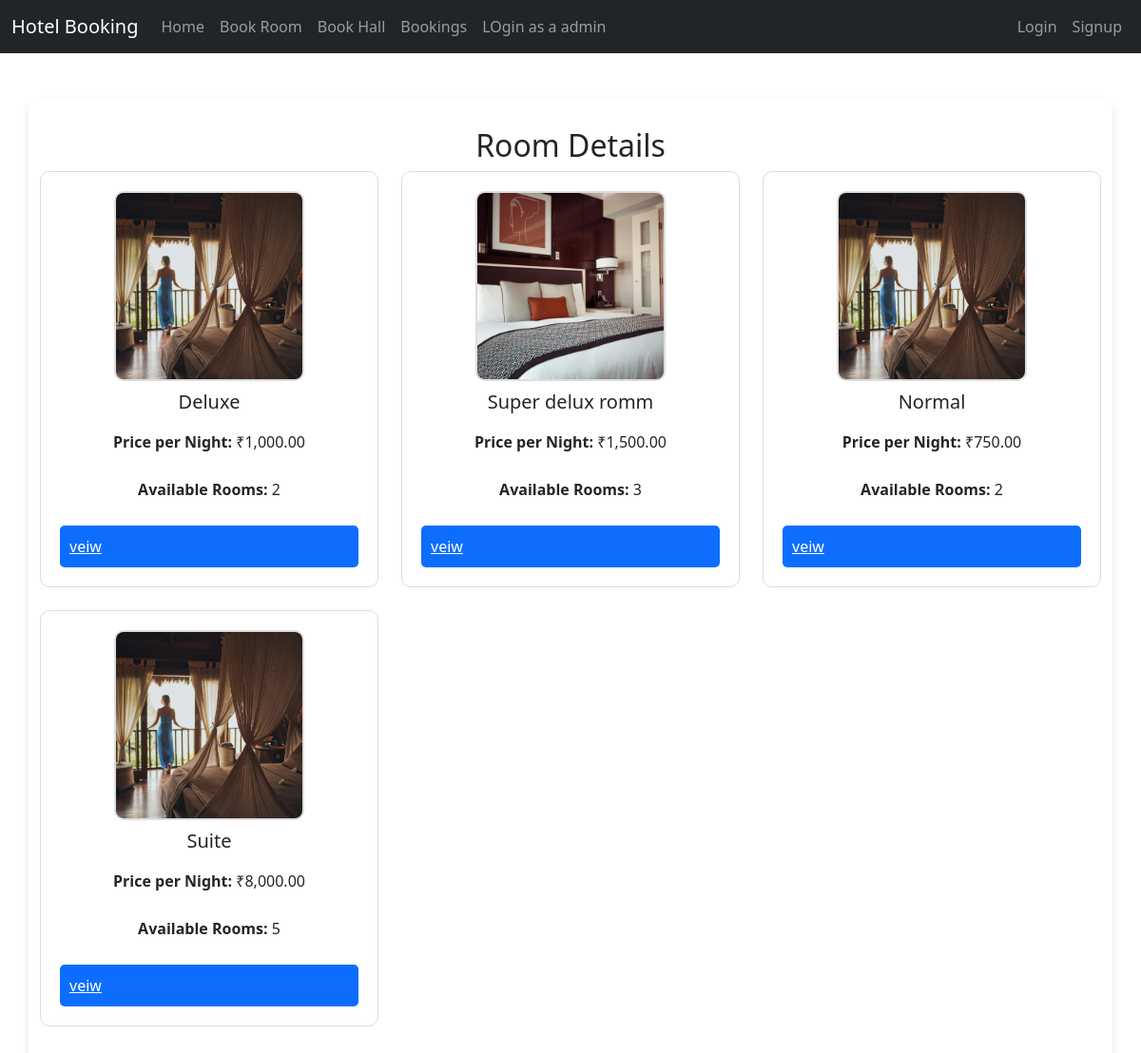
The page /rooms.php on the database its author committed.
### tables this page shows
CREATE TABLE `rooms` (
  `id` int(11) NOT NULL,
  `room_type` varchar(255) NOT NULL,
  `total_rooms` int(11) NOT NULL,
  `booked_rooms` int(11) DEFAULT 0,
  `image` varchar(255) DEFAULT NULL,
  `price_per_night` decimal(10,2) NOT NULL DEFAULT 0.00,
  `services` text DEFAULT NULL
);

### rooms.php (the view, shortened to what this page needs)
<?php
require_once 'db.php';
$stmt = $pdo->query("SELECT * FROM rooms");
$rooms = $stmt->fetchAll(PDO::FETCH_ASSOC);
?>
<!DOCTYPE html>
<html lang="en">
<head>
    <link href="https://cdn.jsdelivr.net/npm/bootstrap@5.3.0-alpha1/dist/css/bootstrap.min.css" rel="stylesheet">
</head>
<body>
    <?php include 'nav.php'; ?>
    <div class="container mt-5">
        <h2>Room Details</h2>
        <?php if (empty($rooms)): ?>
            <div class="alert alert-info text-center">
                No rooms found in the database.
            </div>
        <?php else: ?>
            <div class="row">
                <?php foreach ($rooms as $room): ?>
                    <div class="col-md-4 mb-4">
                        <div class="room-card">
                            <?php if (!empty($room['image'])): ?>
                                <img src="<?= htmlspecialchars($room['image']) ?>" alt="<?= $room['room_type'] ?> Image" class="room-image">
                            <?php else: ?>
                                <div class="no-image">No Image Available</div>
                            <?php endif; ?>
                            <h5><?= ucfirst($room['room_type']) ?></h5>
                            <p><strong>Price per Night:</strong> ₹<?= number_format($room['price_per_night'], 2) ?></p>
                            <p><strong>Available Rooms:</strong> <?= $room['total_rooms'] - $room['booked_rooms'] ?></p>
                            <a href="detail_room.php?room_id=<?= $room['id'] ?>" class="book-button d-block">veiw</a>
                        </div>
                    </div>
                <?php endforeach; ?>
            </div>
        <?php endif; ?>
    </div>
</body>
</html>

### nav.php (shortened to what this page needs)
<!DOCTYPE html>
<html lang="en">
<head>
    <link href="https://cdn.jsdelivr.net/npm/bootstrap@5.3.0-alpha1/dist/css/bootstrap.min.css" rel="stylesheet">
</head>
<body>
    <nav class="navbar navbar-expand-lg navbar-dark bg-dark">
        <div class="container-fluid">
            <a class="navbar-brand" href="index.php">Hotel Booking</a>
            <div class="collapse navbar-collapse" id="navbarNav">
                <ul class="navbar-nav me-auto mb-2 mb-lg-0">
                    <li class="nav-item">
                        <a class="nav-link" href="index.php">Home</a>
                    </li>
                    <li class="nav-item">
                        <a class="nav-link" href="rooms.php">Book Room</a>
                    </li>
                    <li class="nav-item">
                        <a class="nav-link" href="view_hall.php">Book Hall</a>
                    </li>
                    <li class="nav-item">
                        <a class="nav-link" href="bookings.php">Bookings</a>
                    </li>
                    <li class="nav-item">
                        <a class="nav-link" href="dlogin.php">LOgin as a admin</a>
                    </li>
                </ul>
                <ul class="navbar-nav ms-auto mb-2 mb-lg-0">
                    <?php if (!isset($_SESSION['user_id'])): ?>
                        <li class="nav-item">
                            <a class="nav-link" href="login.php">Login</a>
                        </li>
                        <li class="nav-item">
                            <a class="nav-link" href="signup.php">Signup</a>
                        </li>
                    <?php else: ?>
                        <li class="nav-item">
                            <a class="nav-link" href="logout.php">Logout</a>
                        </li>
                    <?php endif; ?>
                </ul>
            </div>
        </div>
    </nav>
</body>
</html>

### rooms.php (style rules this page uses)
body { background-color: #f8f9fa; font-family: 'Arial', sans-serif; }
.container { max-width: 1200px; margin-top: 50px; background: #ffffff; padding: 30px; border-radius: 10px; box-shadow: 0 4px 8px rgba(0, 0, 0, 0.1); }
h2 { color: #0d6efd; text-align: center; margin-bottom: 30px; }
.room-card { display: flex; flex-direction: column; align-items: center; gap: 10px; padding: 20px; border: 1px solid #ddd; border-radius: 10px; transition: transform 0.3s ease, box-shadow 0.3s ease; }
.room-image { width: 200px; height: 200px; object-fit: cover; border: 2px solid #ddd; border-radius: 10px; }
.book-button { width: 100%; padding: 10px; font-size: 1rem; border-radius: 5px; background-color: #0d6efd; color: white; border: none; cursor: pointer; transition: background-color 0.3s ease; }

### rows shown on the page
rooms: image (picture), room_type "Deluxe", price_per_night "1,000.00", $room['total_rooms'] - $room['booked_rooms'] "2"
rooms: image (picture), room_type "Super delux romm", price_per_night "1,500.00", $room['total_rooms']-$room['booked_rooms'] "3"
rooms: image (picture), room_type "Normal", price_per_night "750.00", $room['total_rooms']-$room['booked_rooms'] "2"
rooms: image (picture), room_type "Suite", price_per_night "8,000.00", $room['total_rooms']-$room['booked_rooms'] "5"
